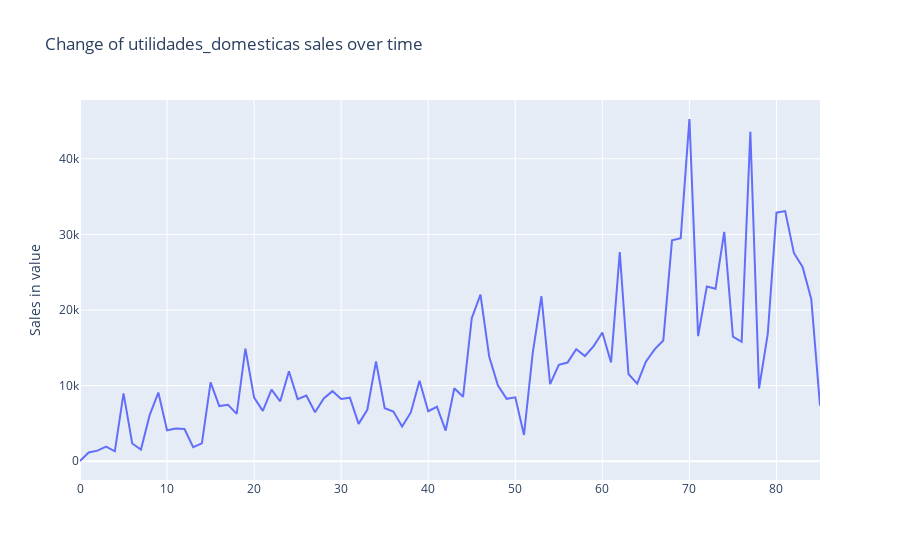

The cell this chart's notebook holds for it:
### Code cell
selected_category = 'utilidades_domesticas'

df_cat = select_category_df(df_train, selected_category, 'week')
fig = plot_sales_over_time(df_cat, selected_category, 'week')

fig.show()
